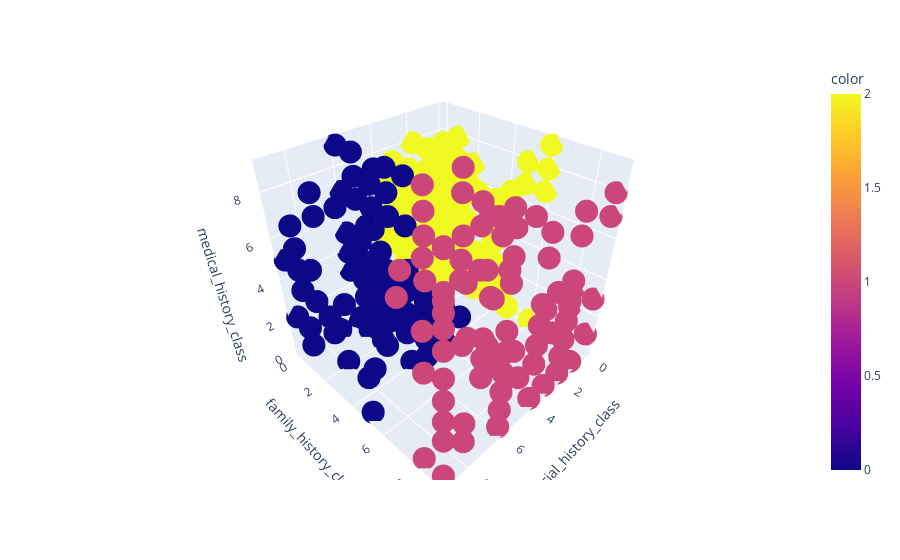

The notebook cell saved with this chart:
### Code cell
from sklearn.cluster import KMeans
import plotly.express as px

clusters_df = notes_admissions.dropna()

tuples = list(zip(clusters_df['social_history_class'], clusters_df['present_illness_class'], 
                  clusters_df['medical_history_class'], clusters_df['family_history_class']))

# Convert tuples to numpy array
X = np.array(tuples)

wcss = [] 
for i in range(1, 11): 
    kmeans = KMeans(n_clusters = i, init = 'k-means++', random_state = 42)
    kmeans.fit(X) 
    wcss.append(kmeans.inertia_)
    
plt.plot(range(1, 11), wcss)
plt.xlabel('Number of clusters')
plt.ylabel('WCSS') 
plt.show()

# # Perform K-means clustering
kmeans = KMeans(n_clusters=3)
kmeans.fit(X)
y_kmeans = kmeans.predict(X)
print(len(y_kmeans))

clusters_df['label'] = pd.Series(y_kmeans, index=clusters_df.index)


fig = px.scatter_3d(clusters_df, x='social_history_class', y='family_history_class', z='medical_history_class', color=y_kmeans, labels='label')
# fig.update_layout(scene=dict(xaxis_title='Social History', yaxis_title='Present Illness', zaxis_title='Medical History'))
fig.show()

### Figure 1 — Plotly figure (JSON) as saved in the notebook; plotly's stock layout.template omitted (floating-point values rounded to 4 significant figures; data arrays with more than 128 entries replaced by an {"elided": "..."} marker saying what was removed)
{"data": [{"hovertemplate": "social_history_class=%{x}<br>family_history_class=%{y}<br>medical_history_class=%{z}<br>color=%{marker.color}<extra></extra>", "legendgroup": "", "marker": {"color": {"elided": "1084 int values"}, "coloraxis": "coloraxis", "symbol": "circle"}, "mode": "markers", "name": "", "scene": "scene", "showlegend": false, "type": "scatter3d", "x": {"elided": "1084 int values"}, "y": {"elided": "1084 int values"}, "z": {"elided": "1084 int values"}}], "layout": {"coloraxis": {"colorbar": {"title": {"text": "color"}}, "colorscale": [[0, "#0d0887"], [0.1111, "#46039f"], [0.2222, "#7201a8"], [0.3333, "#9c179e"], [0.4444, "#bd3786"], [0.5556, "#d8576b"], [0.6667, "#ed7953"], [0.7778, "#fb9f3a"], [0.8889, "#fdca26"], [1, "#f0f921"]]}, "legend": {"tracegroupgap": 0}, "margin": {"t": 60}, "scene": {"domain": {"x": [0, 1], "y": [0, 1]}, "xaxis": {"title": {"text": "social_history_class"}}, "yaxis": {"title": {"text": "family_history_class"}}, "zaxis": {"title": {"text": "medical_history_class"}}}}}
